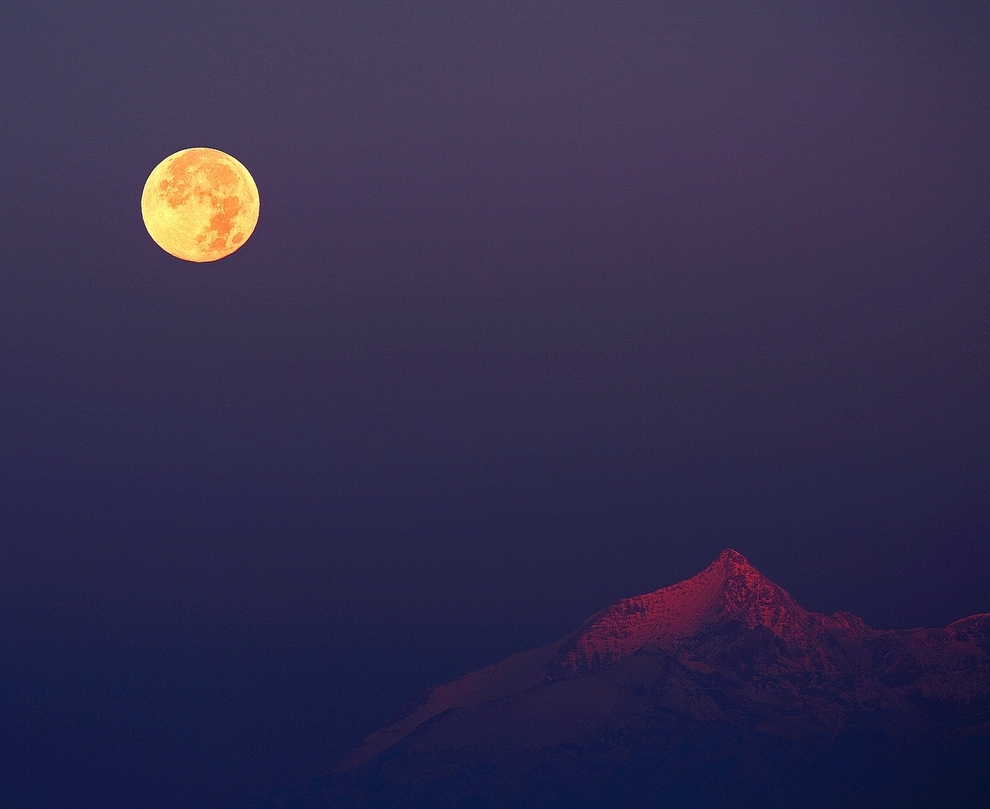
#> input picture PY00033-Image and Video Processing/Moon sinking, sun rising.jpg, 990 x 809 px
$ python image_modify.py
#> lines starting #> are read from the running program, lines starting #| are printed output that depends on the picture
import cv2

img = cv2.imread("Moon sinking, sun rising.jpg",0)
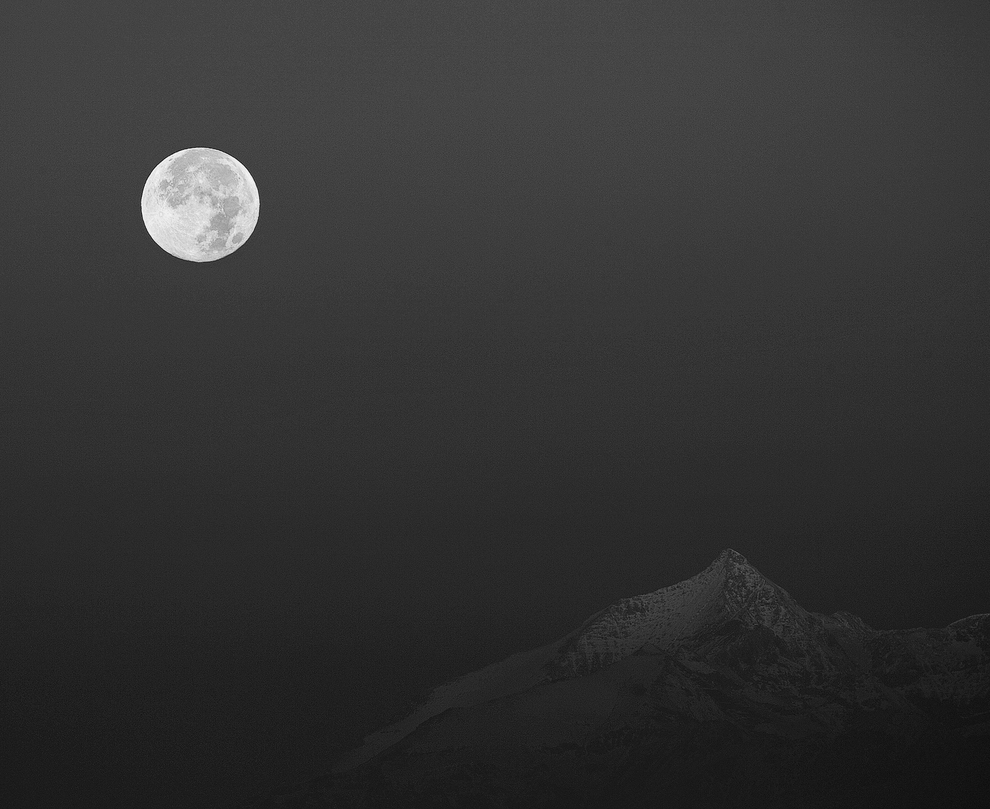
#> img: shape (809, 990); min 12, max 251, mean 51

print(type(img))
#| <class 'numpy.ndarray'>
print(img)
#> (printed output is left out)
print(img.shape)
#| (809, 990)
print(img.ndim)
#| 2

resized_image = cv2.resize(img,(int(img.shape[1]/2), int(img.shape[0]/2))) # for resizing image
cv2.imshow("G7_image", resized_image) # for disply resized image
cv2.imwrite("G7_image.jpg",resized_image) # for creating resized image
cv2.waitKey(10000) # to hold the displaced image
cv2.destroyAllWindows() # for closing button
